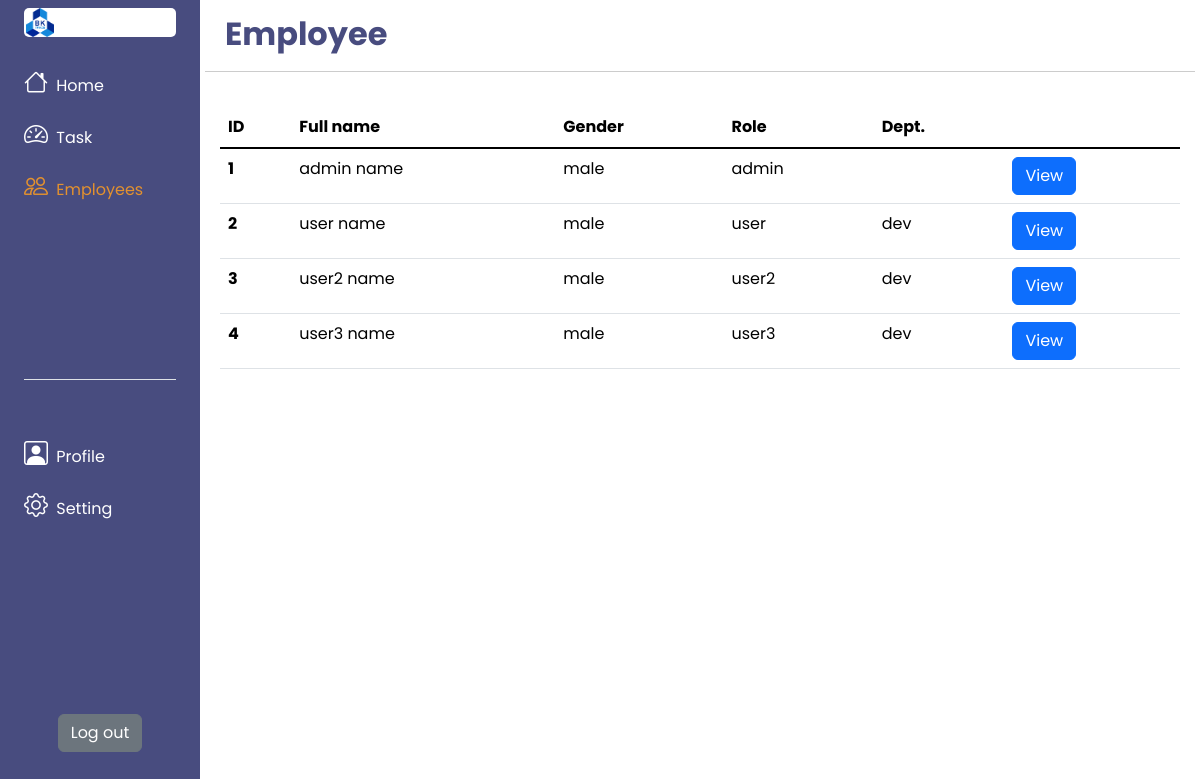
Before: /pages/employee.php with the older database file.
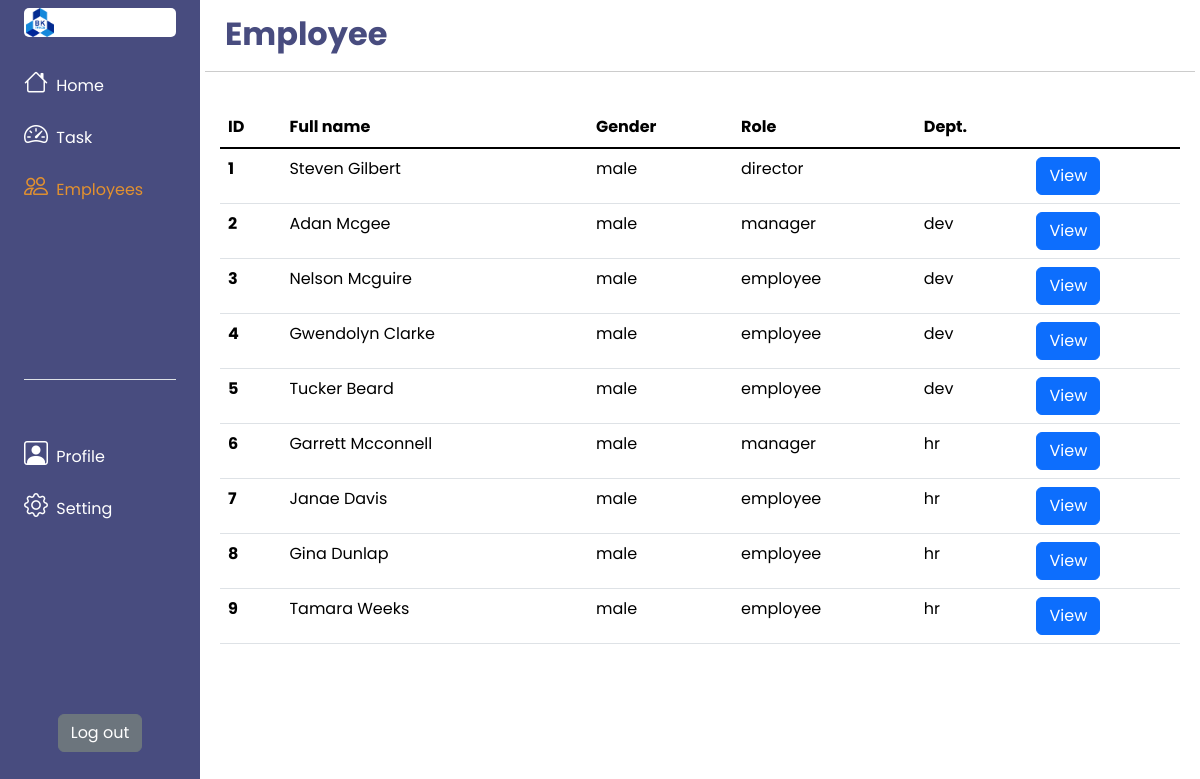
After: the same page with the newer database file.
### tables this page shows
create table user (
	id int auto_increment,
    fullname varchar(30),
    gender varchar (6),
    phone varchar(10),
    username varchar(30) unique,
    password varchar(30),
    role varchar(10),
    dep varchar(5),
    primary key (id)
);

### pages/employee.php (the view, shortened to what this page needs)
<!DOCTYPE html>
<html lang="en">
<head>
    <link href="https://cdn.jsdelivr.net/npm/bootstrap@5.2.2/dist/css/bootstrap.min.css" rel="stylesheet" />
    <link rel="stylesheet" href="https://cdn.jsdelivr.net/npm/bootstrap-icons@1.9.1/font/bootstrap-icons.css">
    <link rel="stylesheet" href="../style/employee.css">
</head>
<body>
    <div class="container-fluid">
        <div class="row flex-nowrap">
            <?php
            include "../components/main/sidebar.php";
            ?>
            <div class="col-auto col-10 p-0">
                <div class="page-title">
                    <h2>Employee</h2>
                </div>
                <div class="page-content">
                    <div class="create-btn">
                    </div>
                    <div id="employeeListTable" class="table-wrapper">
                        <table class="table">
                            <thead>
                                <tr>
                                    <th scope="col">ID</th>
                                    <th scope="col">Full name</th>
                                    <th scope="col">Gender</th>
                                    <th scope="col">Role</th>
                                    <th scope="col">Dept.</th>
                                </tr>
                            </thead>
                            <tbody class="table-group-divider custom-tbody">
                                <?php
                                include "./../utils/dbConnect.php";
                                $query = " SELECT * FROM user";
                                $result = mysqli_query($conn, $query);
                                while ($row = mysqli_fetch_assoc($result)) {
                                    echo "<tr>
                                    <th scope='row'>" . $row["id"] . "</th>
                                    <td>" . $row["fullname"] . "</td>
                                    <td>" . $row["gender"] . "</td>
                                    <td>" . $row["role"] . "</td>
                                    <td>" . $row["dep"] . "</td>
                                    <td>
                                        <button type='button' class='btn btn-primary view-btn' data-bs-toggle='modal' data-bs-target='#exampleModal{$row["id"]}'>
                                            View
                                        </button>
                                        <div class='modal fade custom-modal-tbody' id='exampleModal{$row["id"]}' tabindex='-1' aria-labelledby='exampleModalLabel' aria-hidden='true'>
                                                        <h4>Full name: <span>" . $row["fullname"] . "<span/></h4>
                                                        <h4>Gender: <span>" . $row["gender"] . "<span/></h4>
                                                        <h4>Role: <span>" . $row["role"] . "<span/></h4>
                                                        <h4>Department: <span>" . $row["dep"] . "<span/></h4>
                                                        <h4>Phone: <span>" . $row["phone"] . "<span/></h4>
                                        </div>
                                    </td>
                                </tr>";
                                }
                                ?>
                            </tbody>
                        </table>
                    </div>
                </div>
            </div>
        </div>
    </div>
</body>

### components/main/sidebar.php (shortened to what this page needs)
<div id="sidebar" class="col-2 col-md-2 px-md-2 px-0">
    <div class="d-flex flex-column align-items-center align-items-sm-start px-3 pt-2 text-white">
        <div class="user-branch">
            <img src="../img/HCMUT_official_logo.png" alt="" class="user-branch__logo m-auto d-block">
            <?php
            if (isset($_SESSION)) {
                echo "
                <div class='user-branch__desc'>
                <p class='d-block my-1'>{$_SESSION['user_name']}</p>
                <span class='d-block my-1'>{$_SESSION['user_role']}</span>
            </div>
                ";
            };
            ?>
        </div>
        <ul class="nav nav-pills flex-column mb-sm-auto mb-0 align-items-center align-items-sm-start" id="sidebar-menu">
            <li class="nav-item">
                <a href="http://localhost/web-assignment/index.php?page=home" class="nav-link align-middle px-0">
                    <i class="fs-4 bi-house"></i></i>
                    <span class="ms-1 d-none d-sm-inline">Home</span>
                </a>
            </li>
            <li>
                <a href="http://localhost/web-assignment/index.php?page=task" class="nav-link px-0 align-middle">
                    <i class="fs-4 bi-speedometer2"></i>
                    <span class="ms-1 d-none d-sm-inline">Task</span>
                </a>
            </li>
            <li>
                <a href="http://localhost/web-assignment/index.php?page=employee" class="nav-link px-0 align-middle">
                    <i class="fs-4 bi-people"></i>
                    <span class="ms-1 d-none d-sm-inline">Employees</span>
                </a>
            </li>
        </ul>
        <ul id="sidebar-user" class="nav nav-pills flex-column mb-sm-auto mb-0 align-items-center align-items-sm-start w-100 pt-5 border-top">
            <li class="nav-item">
                <a href="http://localhost/web-assignment/index.php?page=profile" class="nav-link align-middle px-0">
                    <i class="fs-4 bi-person-square"></i>
                    <span class="ms-1 d-none d-sm-inline">Profile</span>
                </a>
            </li>
            <li class="nav-item">
                <a href="#" class="nav-link align-middle px-0">
                    <i class="fs-4 bi-gear"></i>
                    <span class="ms-1 d-none d-sm-inline">Setting</span>
                </a>
            </li>
        </ul>
        <a href="http://localhost/web-assignment/utils/auth/logoutHandling.php" class="btn btn-secondary flex-end align-self-center my-5">Log out</a>
    </div>
</div>

### style/employee.css (style rules this page uses)
.page-content .create-btn { padding: 10px; }
.page-content .table-wrapper { padding: 10px 20px; }
.page-title { padding: 10px; }
.page-content .table-wrapper .custom-tbody .view-btn { transition: 0.4s; }
#employeeListTable { height: 550px; overflow-y: scroll; }

Changed rows visible on the page:
changed user id 1: fullname "admin name" → "Steven Gilbert"; role "admin" → "director"
changed user id 2: fullname "user name" → "Adan Mcgee"; role "user" → "manager"
changed user id 3: fullname "user2 name" → "Nelson Mcguire"; role "user2" → "employee"
changed user id 4: fullname "user3 name" → "Gwendolyn Clarke"; role "user3" → "employee"
added user: id "5", fullname "Tucker Beard", gender "male", role "employee", dep "dev"
added user: id "6", fullname "Garrett Mcconnell", gender "male", role "manager", dep "hr"
added user: id "7", fullname "Janae Davis", gender "male", role "employee", dep "hr"
added user: id "8", fullname "Gina Dunlap", gender "male", role "employee", dep "hr"
added user: id "9", fullname "Tamara Weeks", gender "male", role "employee", dep "hr"
